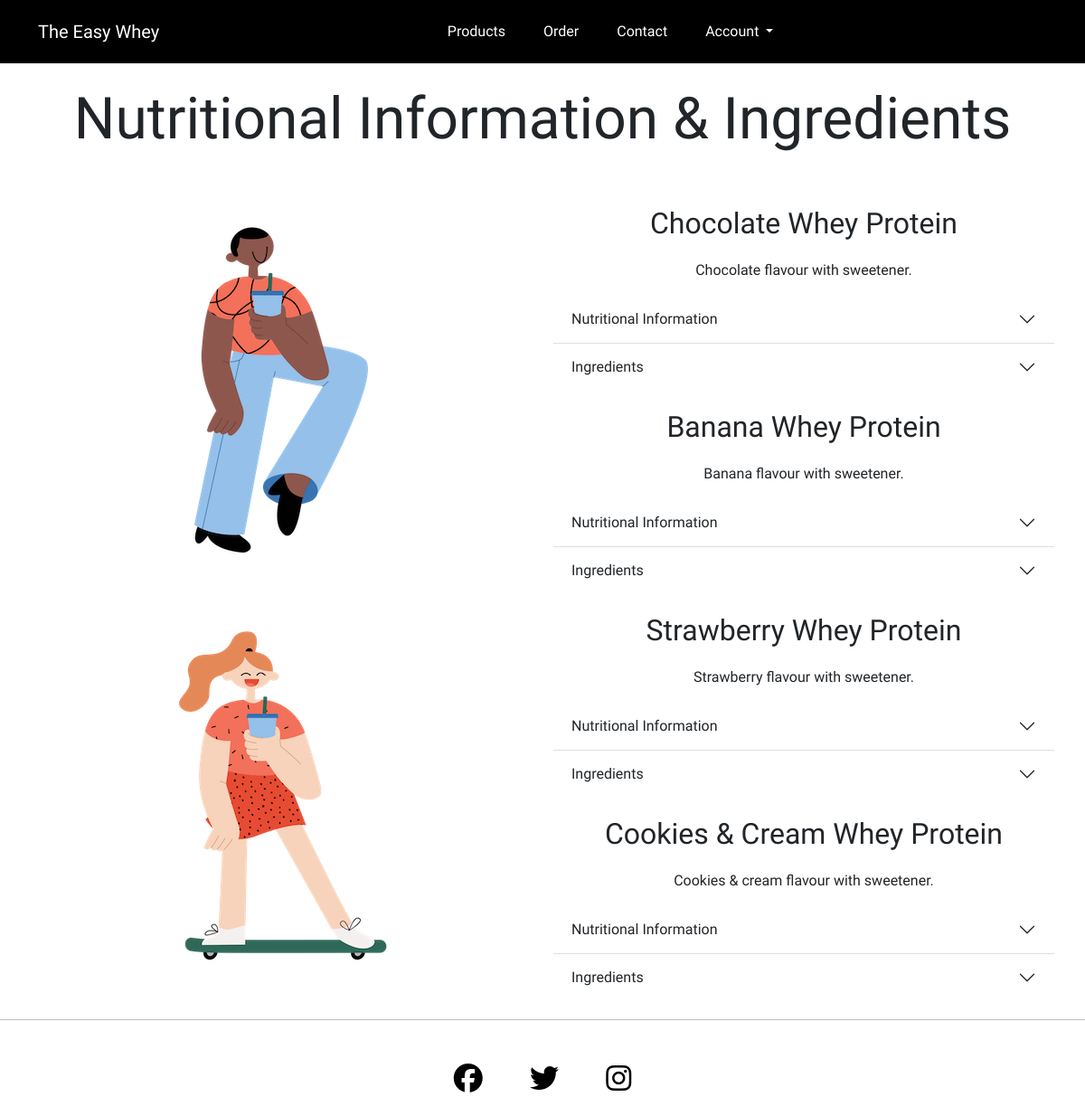
The app's page /product/ with its own data.
### products/models.py (models this page shows, shortened)
class Product(models.Model):
    flavour = models.CharField(max_length=50, null=False, blank=False)
    description = models.CharField(max_length=200, null=False, blank=False)
    price = models.DecimalField(
        max_digits=5, decimal_places=2, null=False, blank=False, default="6.99"
    )

### products/views.py (the view)
# urls.py: path('product/', views.product_detail, name="product_detail"),
def product_detail(request):
    request.session['checkout_key'] = False
    context = {
        "products": Product.objects.all(),
    }
    return render(request, "products/product_detail.html", context)

### products/templatetags/product_tags.py (called while the page is built)
@register.filter
def div_nutrition(value):
    return round((value/3), 2)

### templates/products/product_detail.html (shortened to what this page needs)
{% extends 'base.html' %}
{% load static %}
{% load product_tags %}
{% block header %}
<div class="container-fluid">
    <div class="row my-4">
        <div class="col text-center">
            <h2 class="display-3 title-font">Nutritional Information & Ingredients</h2>
        </div>
    </div>
</div>
{% endblock %}
{% block content %}
<div class="container py-1 px-1 mt-4 text-font">
    <div class="row">
        <div class="d-none d-lg-block col-lg-6">
            <div class="row justify-content-center h-50 align-content-center">
                <div class="col-auto "><img class="product-page-image img-fluid"
                        src="{% static 'images/woman-shake-standing.png' %}"
                        alt="woman with a protein shake - standing"></div>
            </div>
            <div class="row justify-content-center h-50 align-content-center">
                <div class="col-auto"><img src="{% static 'images/woman-shake-skateboard.png' %}" class="img-fluid"
                        alt="woman skateboarding with a protein shake"></div>
            </div>
        </div>
        <div class="col-lg-6">
            {% for product in products %}
            <div class="col-12 justify-content-center align-self-center text-center">
                <p class="title-font header-size my-3">{{ product.flavour }}</p>
                <p class="title-font">{{ product.description }}</p>
                <div class="accordion accordion-flush text-center" id="accordion{{forloop.counter}}">
                    <div class="accordion-item">
                        <h2 class="accordion-header" id="{{forloop.counter}}HeadingNutrition">
                            <button class="accordion-button collapsed background-white text-font" type="button"
                                data-bs-toggle="collapse" data-bs-target="#collapse{{forloop.counter}}Nutrition"
                                aria-expanded="false" aria-controls="collapse{{forloop.counter}}Nutrition">
                                Nutritional Information
                            </button>
                        </h2>
                    </div>
                    <div class="accordion-item">
                        <h2 class="accordion-header" id="{{forloop.counter}}HeadingIngredients">
                            <button class="accordion-button collapsed background-white text-font" type="button"
                                data-bs-toggle="collapse" data-bs-target="#collapse{{forloop.counter}}Ingredients"
                                aria-expanded="false" aria-controls="collapse{{forloop.counter}}Ingredients">
                                Ingredients
                            </button>
                        </h2>
                    </div>
                </div>
            </div>
            {% endfor %}
        </div>
    </div>
</div>
{% endblock %}

### static/css/style.css (style rules this page uses)
.title-font { font-family: 'Shadows Into Light', sans-serif; }
.text-font { font-family: 'Quicksand', sans-serif; }
.header-size { font-size: 2rem; }
.background-white { background-color: white !important; }

### records on screen
Product: flavour "Chocolate Whey Protein", description "Chocolate flavour with sweetener."
Product: flavour "Banana Whey Protein", description "Banana flavour with sweetener."
Product: flavour "Strawberry Whey Protein", description "Strawberry flavour with sweetener."
Product: flavour "Cookies & Cream Whey Protein", description "Cookies & cream flavour with sweetener."
